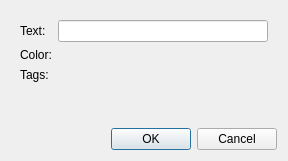
<?xml version="1.0" encoding="UTF-8"?>
<ui version="4.0">
 <class>AnnotationEditDialog</class>
 <widget class="QDialog" name="AnnotationEditDialog">
  <property name="geometry">
   <rect>
    <x>0</x>
    <y>0</y>
    <width>288</width>
    <height>161</height>
   </rect>
  </property>
  <property name="windowTitle">
   <string>Edit Annotation</string>
  </property>
  <property name="modal">
   <bool>true</bool>
  </property>
  <layout class="QVBoxLayout" name="verticalLayout">
   <item>
    <widget class="QStackedWidget" name="stkEditor">
     <widget class="QWidget" name="page">
      <layout class="QFormLayout" name="formLayout">
       <item row="0" column="0">
        <widget class="QLabel" name="label">
         <property name="text">
          <string>Text:</string>
         </property>
        </widget>
       </item>
       <item row="0" column="1">
        <widget class="QLineEdit" name="inLandmarkText"/>
       </item>
       <item row="2" column="0">
        <widget class="QLabel" name="label_2">
         <property name="text">
          <string>Tags:</string>
         </property>
        </widget>
       </item>
       <item row="2" column="1">
        <widget class="TagListWidget" name="inLandmarkTag" native="true"/>
       </item>
       <item row="1" column="0">
        <widget class="QLabel" name="label_3">
         <property name="text">
          <string>Color:</string>
         </property>
        </widget>
       </item>
       <item row="1" column="1">
        <widget class="QColorButtonWidget" name="inLandmarkColor" native="true"/>
       </item>
      </layout>
     </widget>
     <widget class="QWidget" name="page_2"/>
    </widget>
   </item>
   <item>
    <widget class="QDialogButtonBox" name="buttonBox">
     <property name="orientation">
      <enum>Qt::Horizontal</enum>
     </property>
     <property name="standardButtons">
      <set>QDialogButtonBox::Cancel|QDialogButtonBox::Ok</set>
     </property>
    </widget>
   </item>
  </layout>
 </widget>
 <customwidgets>
  <customwidget>
   <class>QColorButtonWidget</class>
   <extends>QWidget</extends>
   <header location="global">QColorButtonWidget.h</header>
   <container>1</container>
  </customwidget>
  <customwidget>
   <class>TagListWidget</class>
   <extends>QWidget</extends>
   <header location="global">TagListWidget.h</header>
   <container>1</container>
  </customwidget>
 </customwidgets>
 <resources/>
 <connections>
  <connection>
   <sender>buttonBox</sender>
   <signal>accepted()</signal>
   <receiver>AnnotationEditDialog</receiver>
   <slot>accept()</slot>
   <hints>
    <hint type="sourcelabel">
     <x>248</x>
     <y>254</y>
    </hint>
    <hint type="destinationlabel">
     <x>157</x>
     <y>274</y>
    </hint>
   </hints>
  </connection>
  <connection>
   <sender>buttonBox</sender>
   <signal>rejected()</signal>
   <receiver>AnnotationEditDialog</receiver>
   <slot>reject()</slot>
   <hints>
    <hint type="sourcelabel">
     <x>316</x>
     <y>260</y>
    </hint>
    <hint type="destinationlabel">
     <x>286</x>
     <y>274</y>
    </hint>
   </hints>
  </connection>
 </connections>
</ui>
